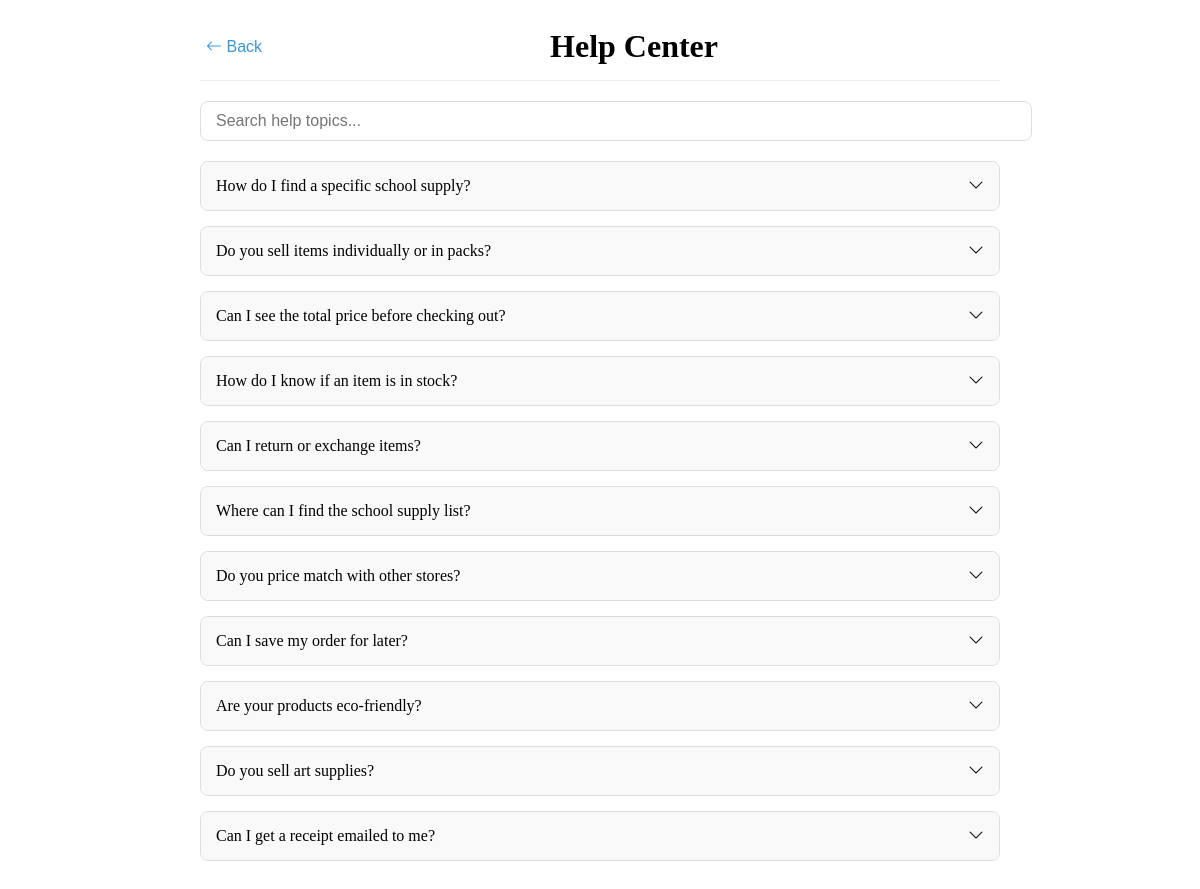
/faq/faq.php, run on the app's committed database.
### tables this page shows
CREATE TABLE `faqs` (
  `id` int(11) NOT NULL,
  `question` varchar(255) NOT NULL,
  `answer` text NOT NULL,
  `created_at` timestamp NOT NULL DEFAULT current_timestamp(),
  `updated_at` timestamp NOT NULL DEFAULT current_timestamp() ON UPDATE current_timestamp()
);

### faq/faq.php (the view, shortened to what this page needs)
<?php
require_once '../includes/db.php';
$pdo = $conn;
try {
    $faqsItems = $pdo->query("SELECT * FROM faqs ORDER BY created_at DESC")->fetchAll(PDO::FETCH_ASSOC);
} catch (PDOException $e) {
    die("Database error: " . $e->getMessage());
}
?>
<!DOCTYPE html>
<html lang="en">
<head>
    <link rel="stylesheet" href="faq.css">
    <link rel="stylesheet" href="https://cdn.jsdelivr.net/npm/bootstrap-icons@1.10.0/font/bootstrap-icons.css">
</head>
<body>
    <div class="faq-container">
        <div class="faq-header">
            <button class="btn-back" onclick="window.history.back()">
                <i class="bi bi-arrow-left"></i> Back
            </button>
            <h1>Help Center</h1>
        </div>
        <div class="search-container">
            <input type="text" id="searchInput" class="search-input" placeholder="Search help topics...">
        </div>
        <div class="faq-list">
            <?php if (empty($faqsItems)): ?>
                <div class="no-faqs">No help topics available yet.</div>
            <?php else: ?>
                <?php foreach ($faqsItems as $item): ?>
                <div class="faq-item">
                    <div class="faq-question" onclick="toggleAnswer(this)">
                        <span><?php echo htmlspecialchars($item['question']); ?></span>
                        <i class="bi bi-chevron-down"></i>
                    </div>
                </div>
                <?php endforeach; ?>
            <?php endif; ?>
        </div>
    </div>
</body>
</html>

### faq/faq.css (style rules this page uses)
.faq-container { max-width: 800px; margin: 0 auto; padding: 20px; background-color: #fff; min-height: 100vh; }
.faq-header { display: flex; align-items: center; margin-bottom: 20px; padding-bottom: 15px; border-bottom: 1px solid #eee; position: relative; }
.faq-header h1 { margin: 0 auto; text-align: center; }
.btn-back { background: none; border: none; cursor: pointer; color: #3498db; font-size: 16px; }
.faq-item { margin-bottom: 15px; border: 1px solid #ddd; border-radius: 8px; overflow: hidden; }
.faq-question { padding: 15px; background-color: #f9f9f9; cursor: pointer; display: flex; justify-content: space-between; align-items: center; }
.search-container { margin-bottom: 20px; position: relative; }
.search-input { width: 100%; padding: 10px 15px; border: 1px solid #ddd; border-radius: 8px; font-size: 16px; }

### data on the page
faqs: question "How do I find a specific school supply?"
faqs: question "Do you sell items individually or in packs?"
faqs: question "Can I see the total price before checking out?"
faqs: question "How do I know if an item is in stock?"
faqs: question "Can I return or exchange items?"
faqs: question "Where can I find the school supply list?"
faqs: question "Do you price match with other stores?"
faqs: question "Can I save my order for later?"
faqs: question "Are your products eco-friendly?"
faqs: question "Do you sell art supplies?"
faqs: question "Can I get a receipt emailed to me?"
